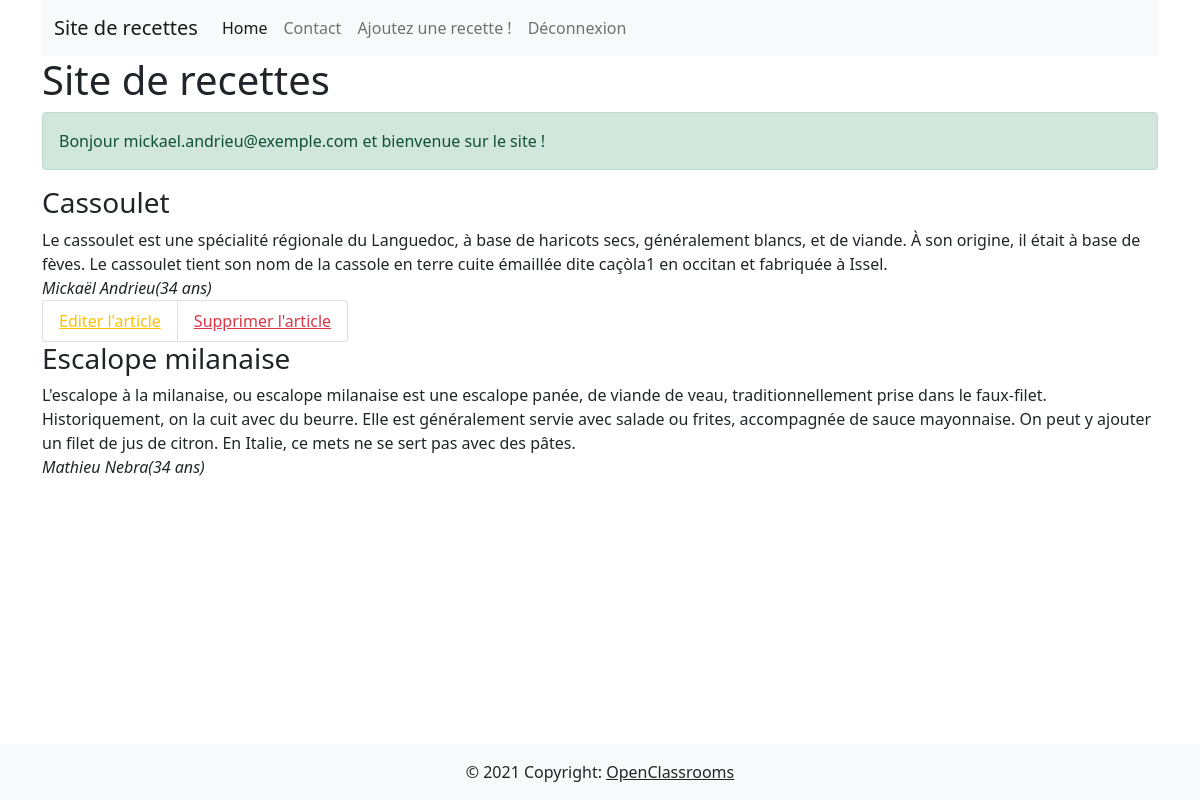
/index.php (signed in), run on the app's committed database.
### tables this page shows
CREATE TABLE IF NOT EXISTS `recipes` (
    `recipe_id` int(11) NOT NULL AUTO_INCREMENT,
    `title` varchar(128) NOT NULL,
    `recipe` TEXT NOT NULL,
    `author` varchar(255) NOT NULL,
    `is_enabled` BOOLEAN NOT NULL,
    PRIMARY KEY (`recipe_id`)
    );

CREATE TABLE IF NOT EXISTS `users` (
    `user_id` int(11) NOT NULL AUTO_INCREMENT,
    `full_name` varchar(64) NOT NULL,
    `email` varchar(255) NOT NULL,
    `password` varchar(255) NOT NULL,
    `age` INT NOT NULL,
    PRIMARY KEY (`user_id`)
    );

### variables.php (called while the page is built)
<?php
require_once 'databaseconnect.php';
$usersStatement = $mysqlClient->prepare('SELECT * FROM users');
$usersStatement->execute();
$users = $usersStatement->fetchAll();
$recipesStatement = $mysqlClient->prepare('SELECT * FROM recipes WHERE is_enabled is TRUE');
$recipesStatement->execute();
$recipes = $recipesStatement->fetchAll();
?>

### functions.php (called while the page is built, shortened)
<?php
function displayAuthor(string $authorEmail, array $users): string
{
    foreach ($users as $user) {
        if ($authorEmail === $user['email']) {
            return $user['full_name'] . '(' . $user['age'] . ' ans)';
        }
    }
    return 'Auteur inconnu';
}
function isValidRecipe(array $recipe): bool
{
    if (array_key_exists('is_enabled', $recipe)) {
        $isEnabled = $recipe['is_enabled'];
    } else {
        $isEnabled = false;
    }
    return $isEnabled;
}
function getRecipes(array $recipes): array
{
    $valid_recipes = [];
    foreach ($recipes as $recipe) {
        if (isValidRecipe($recipe)) {
            $valid_recipes[] = $recipe;
        }
    }
    return $valid_recipes;
}

### index.php (the view, shortened to what this page needs)
<?php
require_once(__DIR__ . '/variables.php');
require_once(__DIR__ . '/functions.php');
?>
<!DOCTYPE html>
<html>
<head>
    <link href="https://cdn.jsdelivr.net/npm/bootstrap@5.0.2/dist/css/bootstrap.min.css" rel="stylesheet">
</head>
<body class="d-flex flex-column min-vh-100">
    <div class="container">
        <?php require_once(__DIR__ . '/header.php'); ?>
        <h1>Site de recettes</h1>
        <?php require_once(__DIR__ . '/login.php'); ?>
        <?php foreach (getRecipes($recipes) as $recipe) : ?>
            <article>
                <h3><?php echo $recipe['title']; ?></h3>
                <div><?php echo $recipe['recipe']; ?></div>
                <i><?php echo displayAuthor($recipe['author'], $users); ?></i>
                <?php if (isset($_SESSION['LOGGED_USER']) && $recipe['author'] === $_SESSION['LOGGED_USER']['email']) : ?>
                    <ul class="list-group list-group-horizontal">
                        <li class="list-group-item"><a class="link-warning" href="recipes_update.php?id=<?php echo($recipe['recipe_id']); ?>">Editer l'article</a></li>
                        <li class="list-group-item"><a class="link-danger" href="recipes_delete.php?id=<?php echo($recipe['recipe_id']); ?>">Supprimer l'article</a></li>
                    </ul>
                <?php endif; ?>
            </article>
        <?php endforeach ?>
    </div>
    <?php require_once(__DIR__ . '/footer.php'); ?>
</body>
</html>

### data on the page
recipes: title "Cassoulet", recipe "Le cassoulet est une spécialité régionale du Languedoc, à base de haricots secs, généralement blancs, et de viande. À son origine, il était à base de fèves. Le cassoulet tient son nom de la cassole en terre cuite émaillée dite caçòla1 en occitan et fabriquée à Issel.", author.age "Mickaël Andrieu(34 ans)"
recipes: title "Escalope milanaise", recipe "L'escalope à la milanaise, ou escalope milanaise est une escalope panée, de viande de veau, traditionnellement prise dans le faux-filet. Historiquement, on la cuit avec du beurre. Elle est généralement servie avec salade ou frites, accompagnée de sauce mayonnaise. On peut y ajouter un filet de jus de citron. En Italie, ce mets ne se sert pas avec des pâtes.", author.age "Mathieu Nebra(34 ans)"

### other printed values
$_SESSION['LOGGED_USER']['email'] "mickael.andrieu@exemple.com"
